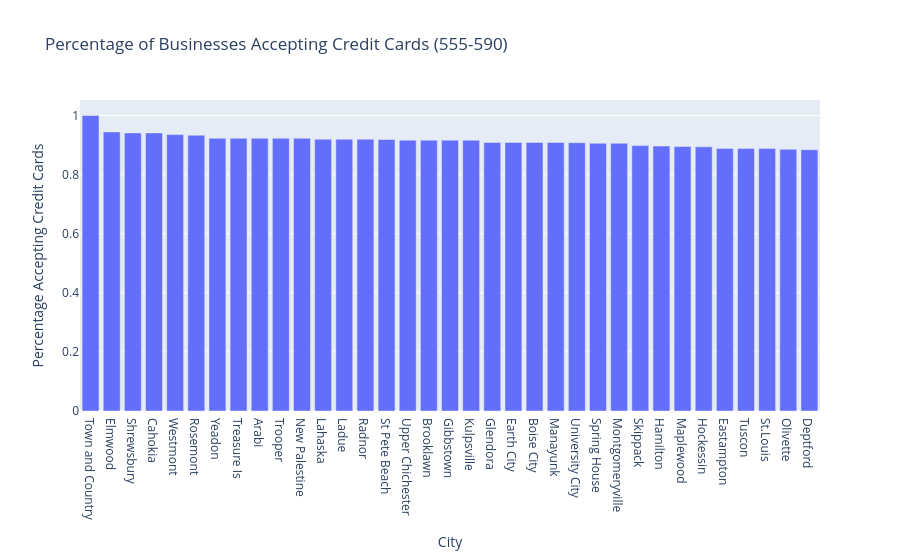

Here is the notebook cell this chart was saved with:
### Code cell
# Sort DataFrame by 'city_pct_BusinessAcceptsCreditCards' in descending order
credit_card_acceptance = at_per_city.sort_values(by='city_pct_BusinessAcceptsCreditCards', ascending=False).head(590)
credit_card_acceptance = credit_card_acceptance.tail(35)
fig = px.bar(
    credit_card_acceptance,
    x='city',
    y='city_pct_BusinessAcceptsCreditCards',
    title='Percentage of Businesses Accepting Credit Cards (555-590)',
    labels={
        'city': 'City',
        'city_pct_BusinessAcceptsCreditCards': 'Percentage of Businesses Accepting Credit Cards'
    },
    hover_data={'city': True, 'city_pct_BusinessAcceptsCreditCards': ':.2%'}, # Format hover data as percentage
    color_discrete_sequence=px.colors.qualitative.Plotly
)

fig.update_layout(xaxis_title='City', yaxis_title='Percentage Accepting Credit Cards')
fig.show()

### Figure 1 — Plotly figure (JSON) as saved in the notebook; plotly's stock layout.template omitted (floating-point values rounded to 4 significant figures)
{"data": [{"hovertemplate": "City=%{x}<br>Percentage of Businesses Accepting Credit Cards=%{y:.2%}<extra></extra>", "legendgroup": "", "marker": {"color": "#636EFA", "pattern": {"shape": ""}}, "name": "", "orientation": "v", "showlegend": false, "textposition": "auto", "type": "bar", "x": ["Town and Country ", "Elmwood", "Shrewsbury", "Cahokia", "Westmont", "Rosemont", "Yeadon", "Treasure Is", "Arabi", "Trooper", "New Palestine", "Lahaska", "Ladue", "Radnor", "St Pete Beach", "Upper Chichester", "Brooklawn", "Gibbstown", "Kulpsville", "Glendora", "Earth City", "Boise City", "Manayunk", "University City", "Spring House", "Montgomeryville", "Skippack", "Hamilton", "Maplewood", "Hockessin", "Eastampton", "Tuscon", "St.Louis", "Olivette", "Deptford"], "xaxis": "x", "y": [1.0, 0.9444, 0.9412, 0.9412, 0.9355, 0.9333, 0.9231, 0.9231, 0.9231, 0.9231, 0.9231, 0.92, 0.92, 0.92, 0.9189, 0.9167, 0.9167, 0.9167, 0.9167, 0.9091, 0.9091, 0.9091, 0.9091, 0.9082, 0.9062, 0.9062, 0.8983, 0.8966, 0.8955, 0.8941, 0.8889, 0.8889, 0.8889, 0.8857, 0.8843], "yaxis": "y"}], "layout": {"barmode": "relative", "legend": {"tracegroupgap": 0}, "title": {"text": "Percentage of Businesses Accepting Credit Cards (555-590)"}, "xaxis": {"anchor": "y", "domain": [0, 1], "title": {"text": "City"}}, "yaxis": {"anchor": "x", "domain": [0, 1], "title": {"text": "Percentage Accepting Credit Cards"}}}}
